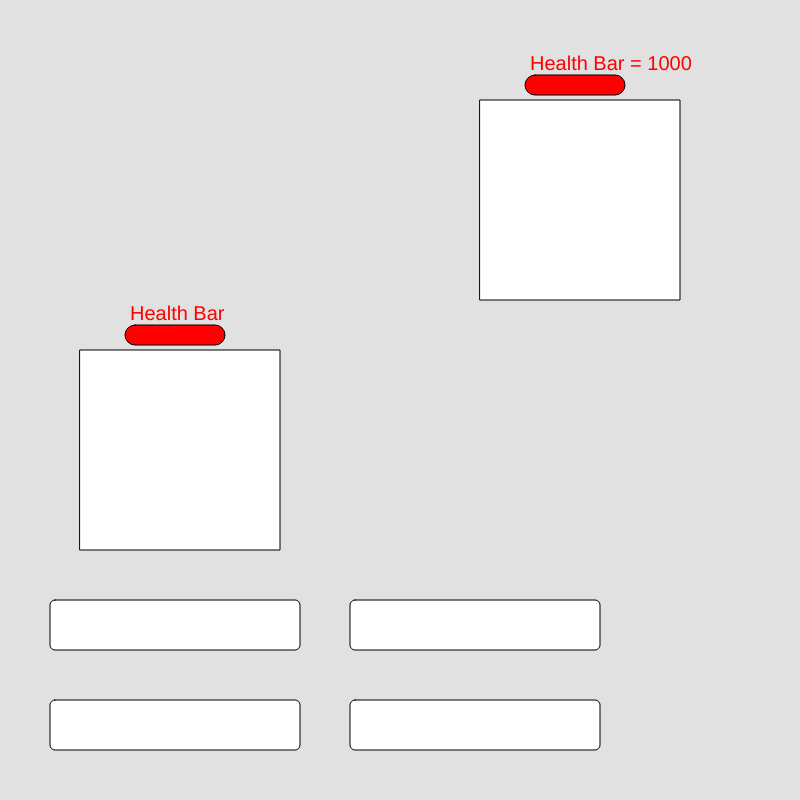
Frame 1 (no input)
Frame 60 (no input): identical to frame 1, image omitted
Frame 120 (the mouse pressed at the canvas centre since frame 60): identical to frame 1, image omitted

The p5.js sketch that drew this single still picture (run headless with seeded random() and noise() and a simulated clock; from frame 60 on, the mouse is pressed at the canvas centre):

// p5.js sketch
// ── sketch.js
let attack1 = false;
let attack2 = false;
let attack3 = false;
let attack4 = false;
let attackTrue = false;
let healthValue = 1000;
let gameOver = false;

function setup() {
  createCanvas(800, 800);
}
// Variables for "Characters"

let xPosCharacter = 80;
let yPosCharcter = 350;
let xPosCharacter2 = xPosCharacter + 400;
let yPosCharacter2 = yPosCharcter - 250;

function draw() {
  background(225);
  // Widgets for attacks
  playeroptions(50, 700);
  playeroptions(50, 600);
  playeroptions(350, 700);
  playeroptions(350, 600);
  // Drawing the characters
  drawCharacters(xPosCharacter, yPosCharcter, xPosCharacter2, yPosCharacter2);
  // Drawing the healthbars
  healthBar(xPosCharacter, yPosCharcter, xPosCharacter2, yPosCharacter2);
  damage();
  checkGameOver();
}
// Function to create player attacks
function playeroptions(xpos, ypos) {
  rect(xpos, ypos, 250, 50, 5);
}
// Function to draw characters
function drawCharacters(xPosC1, yPosC1, xPosc2, yPosC2) {
  rect(xPosC1, yPosC1, 200, 200);
  rect(xPosc2, yPosC2, 200, 200);
}
//function to draw health bar above characters
function healthBar(xPos, yPos, xPos2, yPos2) {
  push();
  textSize(20);
  fill(255, 0, 0);
  strokeWeight(20);
  text("Health Bar ", xPos + 50, yPos - 30);
  text("Health Bar = " + healthValue, xPos2 + 50, yPos2 - 30);
  pop();
  push();
  fill(255, 0, 0);
  rect(xPos + 45, yPos - 25, 100, 20, 10);
  rect(xPos2 + 45, yPos2 - 25, 100, 20, 10);
  pop();
}
// Function to check the attack used
function mouseClicked() {
  if (mouseX > 50 && mouseX < 300 && mouseY > 600 && mouseX < 650) {
    attackTrue = true;
  } else {
    attackTrue = false;
  }
}
// Function to record the attack damage
function damage() {
  if (attackTrue == true) {
    damageNumber = round(random(20, 100));
    attackTrue = false;
    healthValue = healthValue - damageNumber;
  }
}

function checkGameOver() {
  if (healthValue < 0) {
    push();
    background(0);
    textSize(25);
    fill(255);
    strokeWeight(25);
    text("YOU WON !", width / 2, height / 2);
    pop();
    
  }
}

// function displayMouseCoordinates() {
//   push()
//   fill(0);
//   text("X: " + mouseX + " | Y: " + mouseY, 10, height - 20);
//   pop()
// }

// ── Battle.js
// Character Class
class Character {
  constructor(x, y, health) {
    this.x = x;
    this.y = y;
    this.health = health;
  }

  draw() {
    rect(this.x, this.y, 200, 200); // Draw character
    this.drawHealthBar();
  }

  drawHealthBar() {
    push();
    fill(255, 0, 0);
    textSize(20);
    text(`Health = ${this.health}`, this.x + 50, this.y - 30);
    rect(this.x + 45, this.y - 25, map(this.health, 0, 1000, 0, 100), 20, 10); // Dynamic health bar
    pop();
  }

  takeDamage(amount) {
    this.health = max(0, this.health - amount); // Ensure health does not go below zero
  }
}

// Attack Class
class Attack {
  constructor(damageRange, x, y) {
    this.damageRange = damageRange;
    this.x = x;
    this.y = y;
    this.width = 250;
    this.height = 50;
  }

  use() {
    return round(random(this.damageRange[0], this.damageRange[1]));
  }

  displayButton() {
    rect(this.x, this.y, this.width, this.height, 5);
  }

  isClicked(mx, my) {
    return (
      mx > this.x &&
      mx < this.x + this.width &&
      my > this.y &&
      my < this.y + this.height
    );
  }
}

// Game Class
class Game {
  constructor() {
    this.player = new Character(80, 350, 1000);
    this.opponent = new Character(480, 100, 1000);
    this.attacks = [
      new Attack([300, 500], 50, 700),
      new Attack([300, 500], 50, 600),
      new Attack([20, 20], 350, 700),
      new Attack([20, 100], 350, 600),
    ];
    this.myTurn = true;
    this.gameOver = false;
    this.wonOrLost = null;
  }

  display() {
    if (this.gameOver) return this.displayGameOver();

    // Display characters
    this.player.draw();
    this.opponent.draw();

    // Display attack options
    for (let i = 0; i < this.attacks.length; i++) {
      this.attacks[i].displayButton();
    }

    this.displayTurn();
    this.displayMouseCoordinates();
  }

  playerAttack(index) {
    if (!this.myTurn || this.gameOver) return;

    const damage = this.attacks[index].use();
    this.opponent.takeDamage(damage);

    // Immediately check for game over after the attack
    if (this.opponent.health <= 0) {
      this.checkGameOver();
      return;
    }

    this.myTurn = false;

    setTimeout(() => this.opponentTurn(), 5000); // 5-second delay
  }

  opponentTurn() {
    if (this.myTurn || this.gameOver) return;

    const damage = random([100, 200, 300, 400]);
    this.player.takeDamage(damage);

    this.myTurn = true;
    this.checkGameOver();
  }

  checkGameOver() {
    if (this.opponent.health <= 0) {
      this.gameOver = true;
      this.wonOrLost = true;

      // Mark the opponent as defeated in the map
      if (scene.currentOpponent !== null) {
        scene.markOpponentDefeated(scene.currentOpponent);
      }
    } else if (this.player.health <= 0) {
      this.gameOver = true;
      this.wonOrLost = false;
    }
    console.log(this.wonOrLost);
  }

  displayGameOver() {
    push();
    background(0);
    fill(255);
    textSize(25);
    textAlign(CENTER, CENTER);
    text(
      this.player.health <= 0 ? "YOU LOST!" : "YOU WON!",
      width / 2,
      height / 2
    );
    pop();

    // Reset game state after 3 seconds and return to the map scene
    setTimeout(() => {
      this.resetGame();
      scene.sceneActive = true; // Switch back to the map scene
    }, 3000); // 3-second delay before returning to map scene
  }

  resetGame() {
    this.player.health = 1000;
    this.opponent.health = 1000;
    this.myTurn = true;
    this.gameOver = false;
    this.wonOrLost = null;
  }

  displayMouseCoordinates() {
    push();
    fill(0);
    text(`X: ${mouseX} | Y: ${mouseY}`, 10, height - 20);
    pop();
  }

  displayTurn() {
    push();
    textSize(30);
    text(this.myTurn ? "Your Turn" : "Opponent's Turn", 480, 370);
    pop();
  }
}
function mouseClicked() {
  if (game.myTurn && !scene.sceneActive) {
    for (let i = 0; i < game.attacks.length; i++) {
      if (game.attacks[i].isClicked(mouseX, mouseY)) {
        game.playerAttack(i);
        break;
      }
    }
  }
}

// ── Scene.js
// Player Class
class Player {
  constructor(xPos, yPos, size) {
    this.xPos = xPos;
    this.yPos = yPos;
    this.size = size;
    this.speed = 1.5; // Speed Movement
  }

  draw() {
    square(this.xPos, this.yPos, this.size);
  }

  update() {
    let newXPos = this.xPos;
    let newYPos = this.yPos;

    if (keyIsDown(87)) newYPos -= this.speed; // 'W' key (move up)
    if (keyIsDown(83)) newYPos += this.speed; // 'S' key (move down)
    if (keyIsDown(65)) newXPos -= this.speed; // 'A' key (move left)
    if (keyIsDown(68)) newXPos += this.speed; // 'D' key (move right)

    // Check canvas boundaries
    if (newXPos < 0 || newXPos > width - this.size) newXPos = this.xPos;
    if (newYPos < 0 || newYPos > height - this.size) newYPos = this.yPos;

    // Check for collisions with opponent lines
    for (let opponent of scene.opponents) {
      if (!opponent.defeated) {
        let opponentLineY = opponent.yPos + opponent.size;

        // Block player from moving past the opponent's line
        if (this.yPos >= opponentLineY && newYPos < opponentLineY) {
          newYPos = this.yPos; // Prevent moving up past the line
        } else if (
          this.yPos + this.size <= opponentLineY &&
          newYPos + this.size > opponentLineY
        ) {
          newYPos = this.yPos; // Prevent moving down past the line
        }
      }
    }

    this.xPos = newXPos;
    this.yPos = newYPos;
  }

  checkCollision(opponent) {
    // Check if player's bounding box intersects with opponent's bounding box
    if (
      this.xPos < opponent.xPos + opponent.size &&
      this.xPos + this.size > opponent.xPos &&
      this.yPos < opponent.yPos + opponent.size &&
      this.yPos + this.size > opponent.yPos
    ) {
      this.xPos += 10;
      return true;
    }
    return false;
  }
}

// Opponent Class
class Opponent {
  constructor(xPos, yPos, size) {
    this.xPos = xPos;
    this.yPos = yPos;
    this.size = size;
    this.defeated = false;
  }

  draw() {
    if (!this.defeated) {
      square(this.xPos, this.yPos, this.size);
      line(0, this.yPos + this.size, width, this.yPos + this.size);
    }
  }
}

// ShowMap Class
class ShowMap {
  constructor() {
    this.player = new Player(200, 20, 20);
    this.opponents = [
      new Opponent(50, 100, 20),
      new Opponent(50, 200, 20),
      new Opponent(50, 300, 20),
      new Opponent(50, 400, 20),
      new Opponent(50, 500, 20),
      new Opponent(50, 600, 20),
      new Opponent(50, 700, 20),
    ];
    this.sceneActive = true; // Track if the map scene is active
    this.currentOpponent = null;
  }

  display() {
    if (!this.sceneActive) return; // Exit if collision detected and scene is inactive

    this.player.draw();
    this.player.update();
    for (let i = 0; i < this.opponents.length; i++) {
      if (!this.opponents[i].defeated) {
        // Only draw active opponents
        this.opponents[i].draw();
        if (this.player.checkCollision(this.opponents[i])) {
          console.log("Collision detected with " + i);
          this.currentOpponent = i; // Track the index of the current opponent
          this.sceneActive = false; // Stop showing map on collision
          break;
        }
      }
    }
  }

  markOpponentDefeated(index) {
    if (index >= 0 && index < this.opponents.length) {
      this.opponents[index].defeated = true;
    }
  }
}
